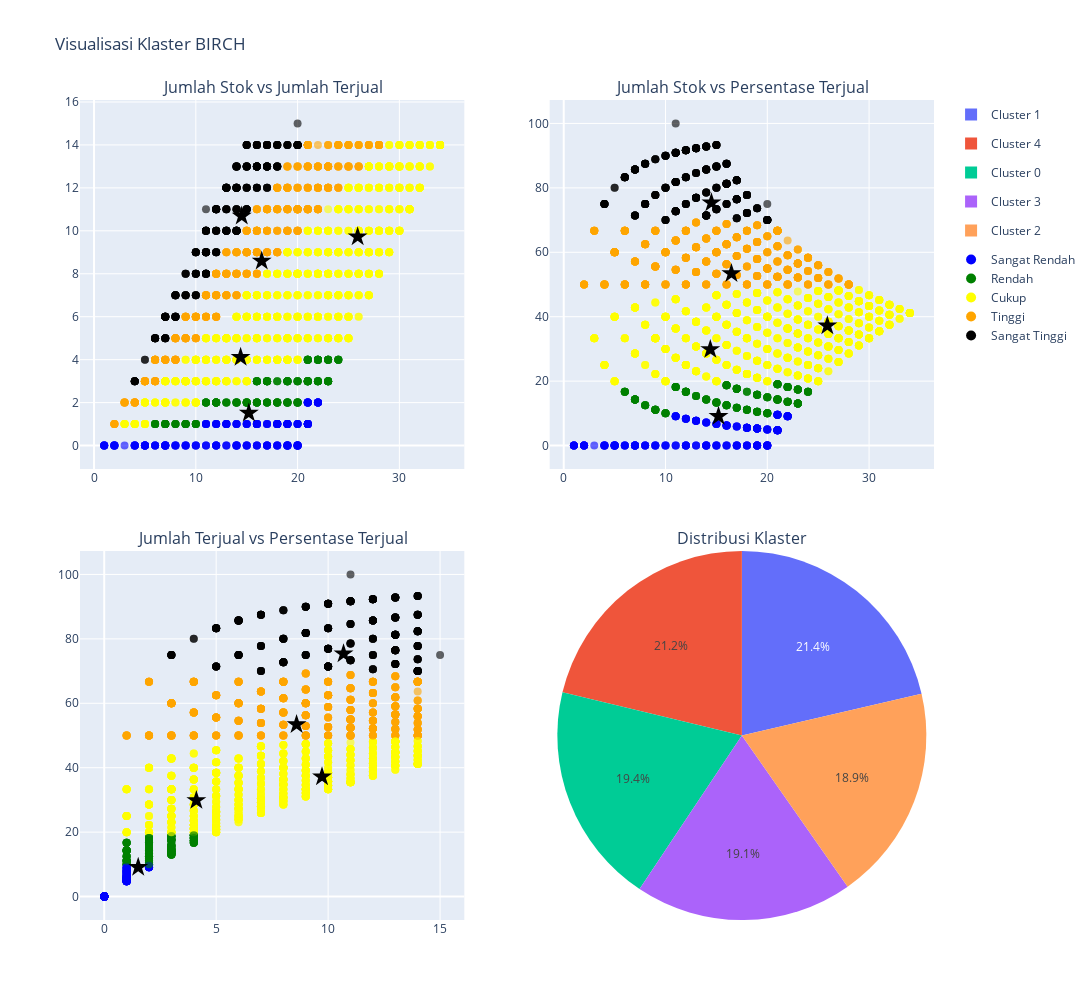

The notebook cell saved with this chart:
### Code cell
import plotly.graph_objs as go
from plotly.subplots import make_subplots

def visualize_clusters(df, centroids, clusters):
    # Mapping warna untuk kategori penjualan
    color_mapping = {
        'Sangat Rendah': 'blue',
        'Rendah': 'green',
        'Cukup': 'yellow',
        'Tinggi': 'orange',
        'Sangat Tinggi': 'black'
    }

    # Buat DataFrame visualisasi
    df['Cluster'] = clusters
    df['Color'] = df['Kategori_Penjualan'].map(color_mapping)

    # Hitung rata-rata fitur untuk setiap klaster
    cluster_means = df.groupby('Cluster')[['Jumlah_Stok', 'Jumlah_Terjual', 'Persentase_Jumlah_Terjual']].mean()

    # Plot dengan subplots
    fig = make_subplots(rows=2, cols=2, 
                        specs=[[{'type': 'xy'}, {'type': 'xy'}],
                               [{'type': 'xy'}, {'type': 'domain'}]],
                        subplot_titles=('Jumlah Stok vs Jumlah Terjual',
                                        'Jumlah Stok vs Persentase Terjual',
                                        'Jumlah Terjual vs Persentase Terjual',
                                        'Distribusi Klaster'),
                        vertical_spacing=0.1, horizontal_spacing=0.1)

    # Scatter plots untuk data points
    scatter_plots = [
        ('Jumlah_Stok', 'Jumlah_Terjual', 1, 1),
        ('Jumlah_Stok', 'Persentase_Jumlah_Terjual', 1, 2),
        ('Jumlah_Terjual', 'Persentase_Jumlah_Terjual', 2, 1)
    ]

    for x, y, row, col in scatter_plots:
        fig.add_trace(
            go.Scatter(
                x=df[x], y=df[y],
                mode='markers',
                marker=dict(size=8, color=df['Color'], opacity=0.6),
                text=df['Merek'] + ' - ' + df['Tipe'],
                hoverinfo='text',
                showlegend=False
            ),
            row=row, col=col
        )

        # Add centroids
        fig.add_trace(
            go.Scatter(
                x=cluster_means[x],
                y=cluster_means[y],
                mode='markers',
                marker=dict(size=15, color='black', symbol='star'),
                name='Centroids',
                showlegend=False
            ),
            row=row, col=col
        )

    # Pie chart for cluster distribution
    cluster_counts = df['Cluster'].value_counts().sort_index()
    fig.add_trace(
        go.Pie(
            labels=[f'Cluster {i}' for i in cluster_counts.index],
            values=cluster_counts.values,
            name='Cluster Distribution'
        ),
        row=2, col=2
    )

    # Update layout
    fig.update_layout(
        title_text="Visualisasi Klaster BIRCH",
        height=1000,
        width=1200,
        showlegend=True
    )

    # Add color legend
    for category, color in color_mapping.items():
        fig.add_trace(go.Scatter(
            x=[None], y=[None], 
            mode='markers', 
            marker=dict(size=10, color=color),
            legendgroup="Kategori Penjualan", 
            showlegend=True, 
            name=category
        ))

    fig.show()

visualize_clusters(df_klastering, centroids, clusters)

### Figure 1 — Plotly figure (JSON) as saved in the notebook; plotly's stock layout.template omitted (floating-point values rounded to 4 significant figures; data arrays with more than 128 entries replaced by an {"elided": "..."} marker saying what was removed)
{"data": [{"hoverinfo": "text", "marker": {"color": {"elided": "2448 str values"}, "opacity": 0.6, "size": 8}, "mode": "markers", "showlegend": false, "text": {"elided": "2448 str values"}, "type": "scatter", "x": {"elided": "2448 int values"}, "xaxis": "x", "y": {"elided": "2448 int values"}, "yaxis": "y"}, {"marker": {"color": "black", "size": 15, "symbol": "star"}, "mode": "markers", "name": "Centroids", "showlegend": false, "type": "scatter", "x": [14.51, 16.47, 15.21, 14.4, 25.9], "xaxis": "x", "y": [10.69, 8.591, 1.518, 4.116, 9.727], "yaxis": "y"}, {"hoverinfo": "text", "marker": {"color": {"elided": "2448 str values"}, "opacity": 0.6, "size": 8}, "mode": "markers", "showlegend": false, "text": {"elided": "2448 str values"}, "type": "scatter", "x": {"elided": "2448 int values"}, "xaxis": "x2", "y": {"elided": "2448 float values"}, "yaxis": "y2"}, {"marker": {"color": "black", "size": 15, "symbol": "star"}, "mode": "markers", "name": "Centroids", "showlegend": false, "type": "scatter", "x": [14.51, 16.47, 15.21, 14.4, 25.9], "xaxis": "x2", "y": [75.35, 53.43, 9.066, 29.86, 37.17], "yaxis": "y2"}, {"hoverinfo": "text", "marker": {"color": {"elided": "2448 str values"}, "opacity": 0.6, "size": 8}, "mode": "markers", "showlegend": false, "text": {"elided": "2448 str values"}, "type": "scatter", "x": {"elided": "2448 int values"}, "xaxis": "x3", "y": {"elided": "2448 float values"}, "yaxis": "y3"}, {"marker": {"color": "black", "size": 15, "symbol": "star"}, "mode": "markers", "name": "Centroids", "showlegend": false, "type": "scatter", "x": [10.69, 8.591, 1.518, 4.116, 9.727], "xaxis": "x3", "y": [75.35, 53.43, 9.066, 29.86, 37.17], "yaxis": "y3"}, {"domain": {"x": [0.55, 1], "y": [0, 0.45]}, "labels": ["Cluster 0", "Cluster 1", "Cluster 2", "Cluster 3", "Cluster 4"], "name": "Cluster Distribution", "type": "pie", "values": [475, 523, 463, 467, 520]}, {"legendgroup": "Kategori Penjualan", "marker": {"color": "blue", "size": 10}, "mode": "markers", "name": "Sangat Rendah", "showlegend": true, "type": "scatter", "x": [null], "y": [null]}, {"legendgroup": "Kategori Penjualan", "marker": {"color": "green", "size": 10}, "mode": "markers", "name": "Rendah", "showlegend": true, "type": "scatter", "x": [null], "y": [null]}, {"legendgroup": "Kategori Penjualan", "marker": {"color": "yellow", "size": 10}, "mode": "markers", "name": "Cukup", "showlegend": true, "type": "scatter", "x": [null], "y": [null]}, {"legendgroup": "Kategori Penjualan", "marker": {"color": "orange", "size": 10}, "mode": "markers", "name": "Tinggi", "showlegend": true, "type": "scatter", "x": [null], "y": [null]}, {"legendgroup": "Kategori Penjualan", "marker": {"color": "black", "size": 10}, "mode": "markers", "name": "Sangat Tinggi", "showlegend": true, "type": "scatter", "x": [null], "y": [null]}], "layout": {"annotations": [{"font": {"size": 16}, "showarrow": false, "text": "Jumlah Stok vs Jumlah Terjual", "x": 0.225, "xanchor": "center", "xref": "paper", "y": 1, "yanchor": "bottom", "yref": "paper"}, {"font": {"size": 16}, "showarrow": false, "text": "Jumlah Stok vs Persentase Terjual", "x": 0.775, "xanchor": "center", "xref": "paper", "y": 1, "yanchor": "bottom", "yref": "paper"}, {"font": {"size": 16}, "showarrow": false, "text": "Jumlah Terjual vs Persentase Terjual", "x": 0.225, "xanchor": "center", "xref": "paper", "y": 0.45, "yanchor": "bottom", "yref": "paper"}, {"font": {"size": 16}, "showarrow": false, "text": "Distribusi Klaster", "x": 0.775, "xanchor": "center", "xref": "paper", "y": 0.45, "yanchor": "bottom", "yref": "paper"}], "height": 1000, "showlegend": true, "title": {"text": "Visualisasi Klaster BIRCH"}, "width": 1200, "xaxis": {"anchor": "y", "domain": [0, 0.45]}, "xaxis2": {"anchor": "y2", "domain": [0.55, 1]}, "xaxis3": {"anchor": "y3", "domain": [0, 0.45]}, "yaxis": {"anchor": "x", "domain": [0.55, 1]}, "yaxis2": {"anchor": "x2", "domain": [0.55, 1]}, "yaxis3": {"anchor": "x3", "domain": [0, 0.45]}}}
